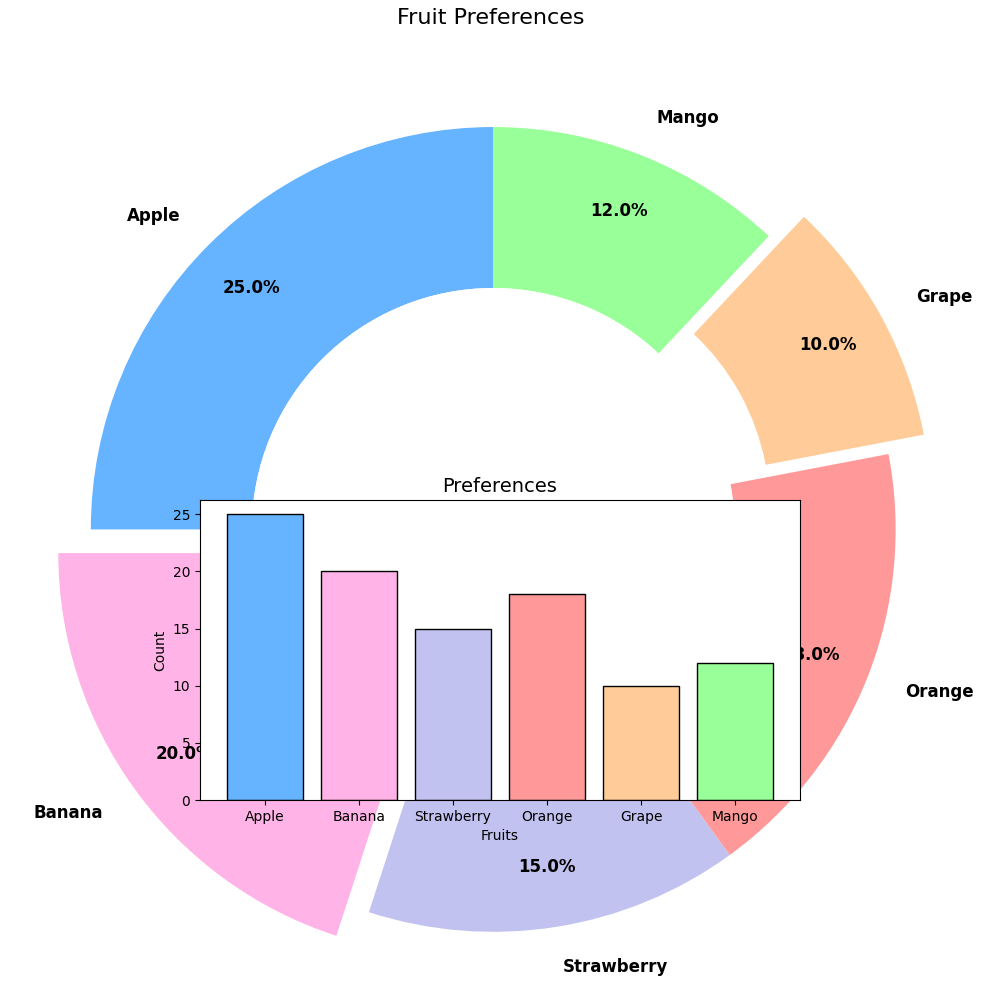

This figure's Python source:
import matplotlib.pyplot as plt

# Data for pie chart
fruits = ['Apple', 'Banana', 'Strawberry', 'Orange', 'Grape', 'Mango']
preferences = [25, 20, 15, 18, 10, 12]

# Manually shuffled colors
colors = ['#66b3ff', '#ffb3e6', '#c2c2f0', '#ff9999', '#ffcc99', '#99ff99']

fig, ax = plt.subplots(figsize=(10, 10))
wedges, texts, autotexts = ax.pie(
    preferences,
    labels=fruits,
    autopct='%1.1f%%',
    startangle=90,
    colors=colors,
    pctdistance=0.85,
    wedgeprops=dict(width=0.4),
    explode=[0, 0.1, 0, 0, 0.1, 0]
)

ax.axis('equal')
plt.setp(texts, size=12, weight="bold", va="center")
plt.setp(autotexts, size=12, weight="bold", color="black")

plt.title("Fruit Preferences", fontsize=16, y=1.05)

# Create donut chart center
centre_circle = plt.Circle((0, 0), 0.60, fc='white')
fig.gca().add_artist(centre_circle)

# Subplot for bar chart
ax1 = fig.add_axes([0.2, 0.2, 0.6, 0.3])
ax1.bar(fruits, preferences, color=colors, edgecolor='black')

ax1.set_title("Preferences", fontsize=14)
ax1.set_ylabel("Count")
ax1.set_xlabel("Fruits")
ax1.grid(False)

plt.tight_layout()
plt.show()
